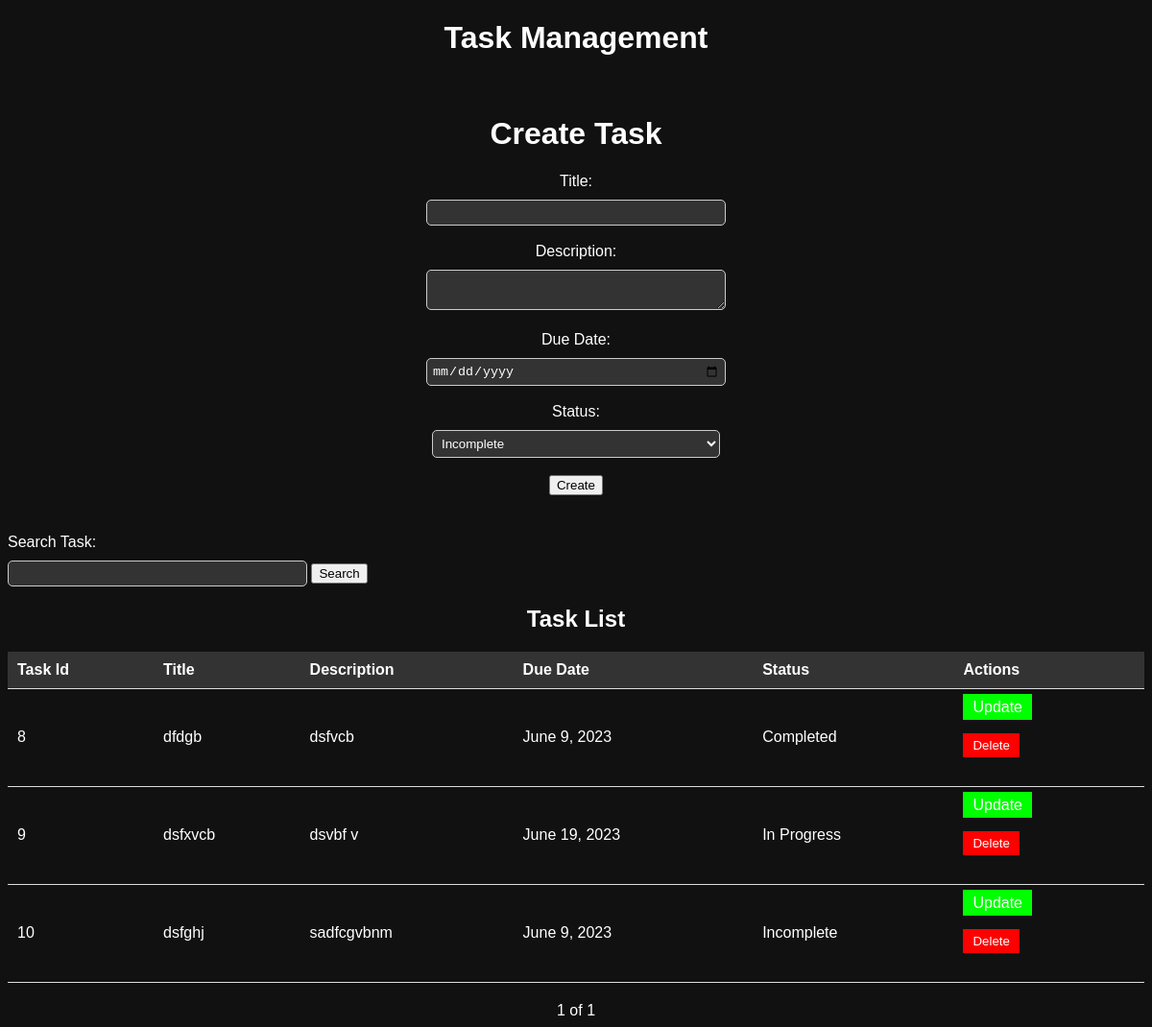
The page /tasks/ on the database as committed earlier.
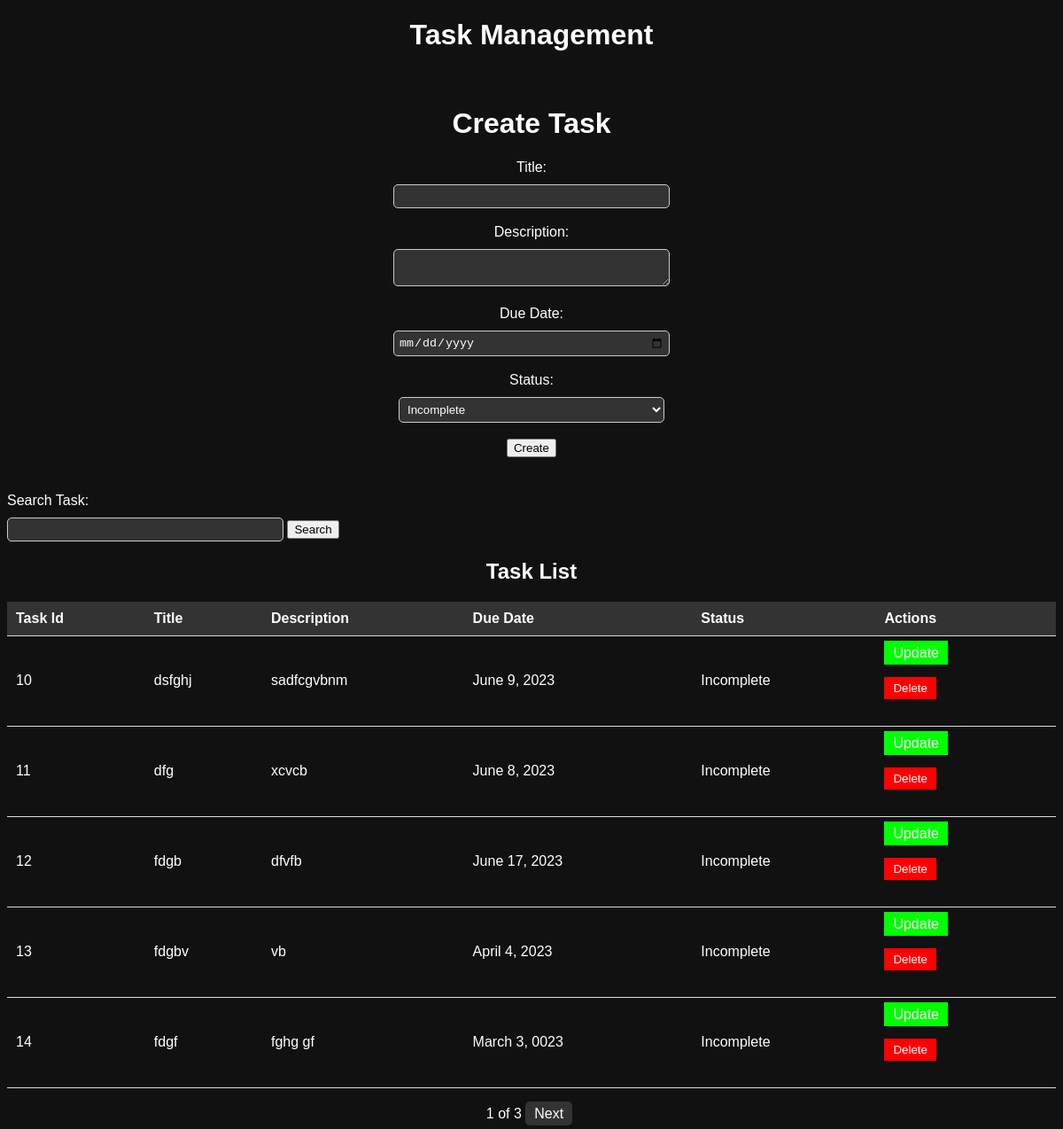
The same page on the database as committed later.
### ums_app/models.py (models this page shows, shortened)
class Task(models.Model):
    STATUS_CHOICES = (
        ('Incomplete', 'Incomplete'),
        ('In Progress', 'In Progress'),
        ('Completed', 'Completed'),
    )
    title = models.CharField(max_length=255)
    id = models.AutoField(primary_key=True)
    description = models.TextField()
    due_date = models.DateField()
    status = models.CharField(max_length=20, choices=STATUS_CHOICES)

### ums_app/views.py (the view)
# urls.py: path('tasks/', views.create_task, name='create_task'),
def create_task(request):
    if request.method == 'POST':
        serializer = TaskSerializer(data=request.POST)
        if serializer.is_valid():
            serializer.save()
            return redirect('create_task')  # Redirect to the home page
    else:
        serializer = TaskSerializer()
    tasks = Task.objects.all()
    search_query = request.GET.get('search')
    if search_query:
        tasks = tasks.filter(id=search_query)
    paginator = Paginator(tasks, 5)  # Set the number of tasks per page
    page_number = request.GET.get('page')
    page_obj = paginator.get_page(page_number)
    return render(request, 'create_task.html', {'serializer': serializer, 'tasks': tasks, 'page_obj': page_obj, 'search_results': tasks})

### ums_app/templates/create_task.html (shortened to what this page needs)
<!DOCTYPE html>
<html>
<head>
</head>
<body>
    <h1>Task Management</h1>
    <div class="container">
        <h1>Create Task</h1>
        <form method="post">
            <label for="title">Title:</label>
            <br>
            <input type="text" id="title" name="title" required>
            <br>
            <br>
            <label for="description">Description:</label>
            <br>
            <textarea id="description" name="description" required></textarea>
            <br>
            <br>
            <label for="due_date">Due Date:</label>
            <br>
            <input type="date" id="due_date" name="due_date" required>
            <br>
            <br>
            <label for="status">Status:</label>
            <br>
            <select id="status" name="status" required>
                <option value="Incomplete">Incomplete</option>
            </select>
            <br>
            <br>
            <button type="submit" class="btn btn-success">Create</button>
        </form>
    </div>
    <form method="get" action="{% url 'create_task' %}">
    <label for="search">Search Task:</label>
        <br>
    <input type="text" id="search" name="search">
    <button type="submit">Search</button>
</form>
    <h2>Task List</h2>
    <table>
        <tr>
            <th>Task Id</th>
            <th>Title</th>
            <th>Description</th>
            <th>Due Date</th>
            <th>Status</th>
            <th>Actions</th>
        </tr>
        {% for task in page_obj %}
            <tr>
                <td>{{ task.id }}</td>
                <td>{{ task.title }}</td>
                <td>{{ task.description }}</td>
                <td>{{ task.due_date }}</td>
                <td>{{ task.status }}</td>
                <td>
                    <a href="{% url 'update_task' task.id %}" class="update-button">Update</a>
                    <br>
                    <br>
                    <form method="post" action="{% url 'delete_task' task.id %}">
                        <button type="submit" class="delete-button">Delete</button>
                    </form>
                </td>
            </tr>
        {% empty %}
            <tr>
                <td colspan="6">No tasks found.</td>
            </tr>
        {% endfor %}
    </table>
    <div class="pagination-container">
    <div class="pagination">
        <span class="current-page">{{ page_obj.number }}</span>
        <span class="total-pages">of {{ page_obj.paginator.num_pages }}</span>
        {% if page_obj.has_next %}
            <a href="?page={{ page_obj.next_page_number }}">Next</a>
        {% endif %}
    </div>
</div>
</body>
</html>

### ums_app/templates/create_task.html (style rules this page uses)
body { background-color: #111; color: #fff; font-family: Arial, sans-serif; }
h1,h2 { color: #fff; text-align: center; }
form { margin-bottom: 20px; }
label { display: inline-block; width: 100px; margin-bottom: 10px; color: #fff; }
input[type="text"], textarea, input[type="date"], select { width: 300px; padding: 5px; border-radius: 5px; border: 1px solid #ccc; background-color: #333; color: #fff; }
table { border-collapse: collapse; width: 100%; }
th, td { padding: 10px; text-align: left; border-bottom: 1px solid #ddd; }
th { background-color: #333; color: #fff; }
td a { color: #0f0; text-decoration: none; margin-right: 10px; }
td .update-button { background-color: #0f0; color: #fff; border: none; padding: 5px 10px; cursor: pointer; margin-right: 5px; }
td .delete-button { background-color: #ff0000; color: #fff; border: none; padding: 5px 10px; cursor: pointer; }
.container { max-width: 400px; margin: 0 auto; padding: 20px; text-align: center; }
.pagination { margin-top: 20px; display: inline-block; }
.pagination a { color: #fff; background-color: #333; padding: 5px 10px; border-radius: 5px; text-decoration: none; margin-right: 5px; }
.pagination-container { text-align: center; }

Rows that differ between the two databases and show on the page:
removed Task: id "8", title "dfdgb", description "dsfvcb", due_date "June 9, 2023", status "Completed"
removed Task: id "9", title "dsfxvcb", description "dsvbf v", due_date "June 19, 2023", status "In Progress"
added Task: id "11", title "dfg", description "xcvcb", due_date "June 8, 2023", status "Incomplete"
added Task: id "12", title "fdgb", description "dfvfb", due_date "June 17, 2023", status "Incomplete"
added Task: id "13", title "fdgbv", description "vb", due_date "April 4, 2023", status "Incomplete"
added Task: id "14", title "fdgf", description "fghg gf", due_date "March 3, 0023", status "Incomplete"
Other text that changed with them:
{{ page_obj.paginator.num_pages }}: "1" → "3"
text now shown: "Next"
